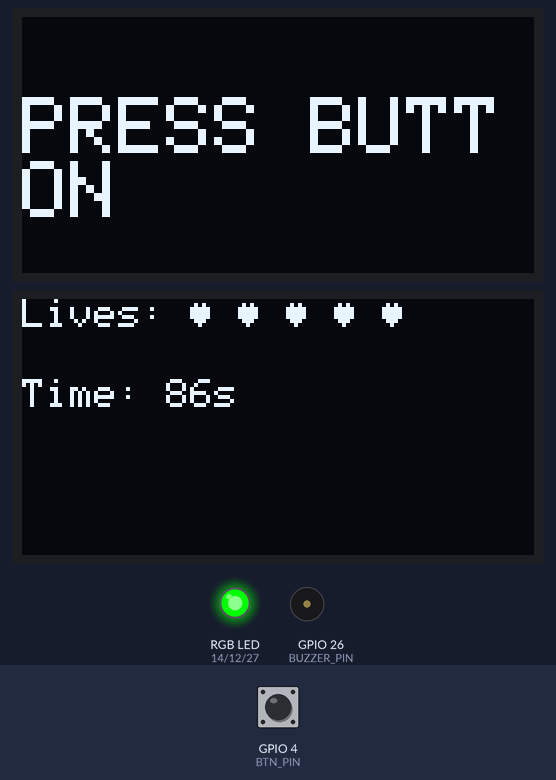
The sketch below on a simulated ESP32. Parts: 2 × 128×64 one-colour display, an RGB LED mixed from three pins (HIGH = lit), buzzer (waves = sounding, pin HIGH). Dashed ring = blinking. Inputs (shaded band) come from the test bench; at power-on: GPIO 4 (BTN_PIN) HIGH. Random numbers use the default seed unless the sketch sets one. At 16.2 s the program stops and its outputs stay as they are.

Above: at 3.3 s.
3.4 s: GPIO 4 (BTN_PIN) pulled LOW for 3.2 s
At 4.42 s:
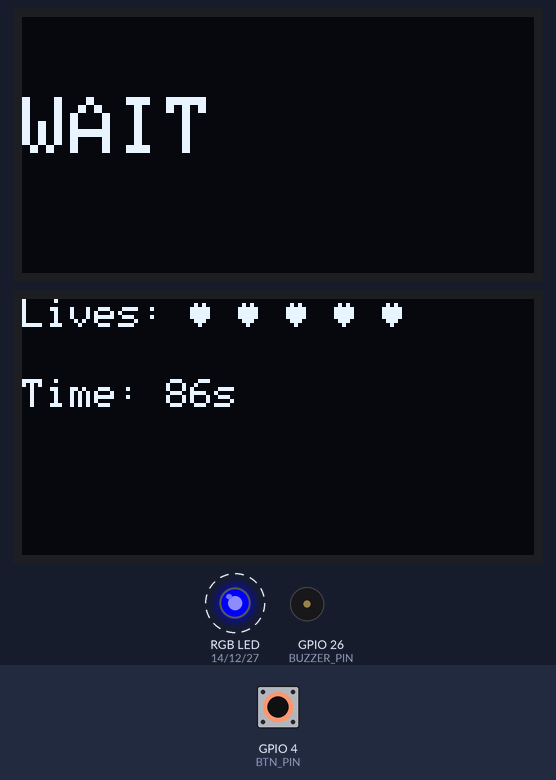
7.2 s: GPIO 4 (BTN_PIN) pulled LOW for 0.15 s
At 7.78 s:
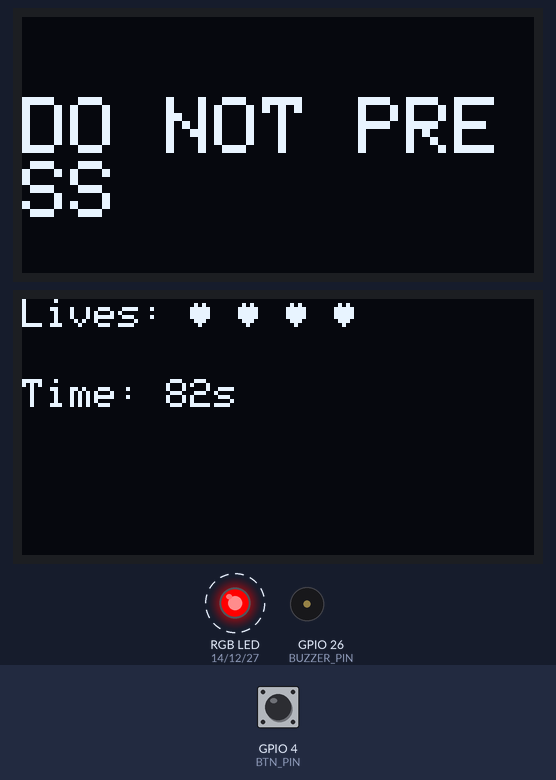
9.8 s: GPIO 4 (BTN_PIN) pulled LOW for 1 s
At 10.13 s:
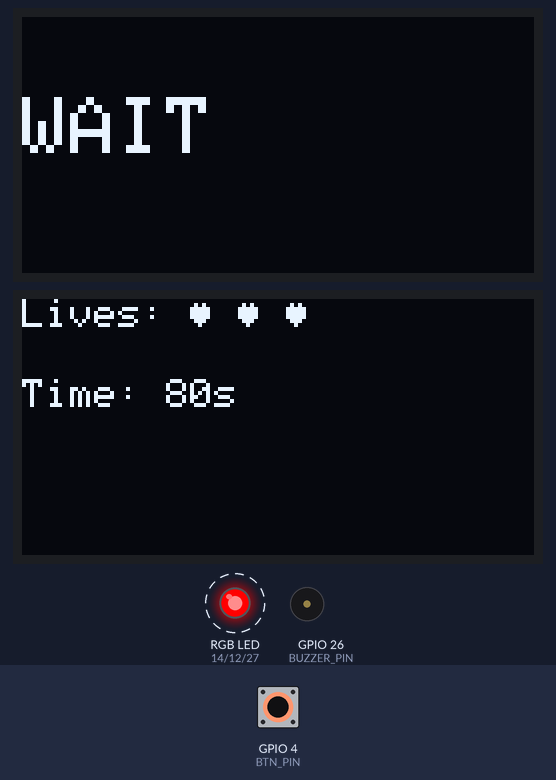
11.4 s: GPIO 4 (BTN_PIN) pulled LOW for 3.2 s
At 17.2 s:
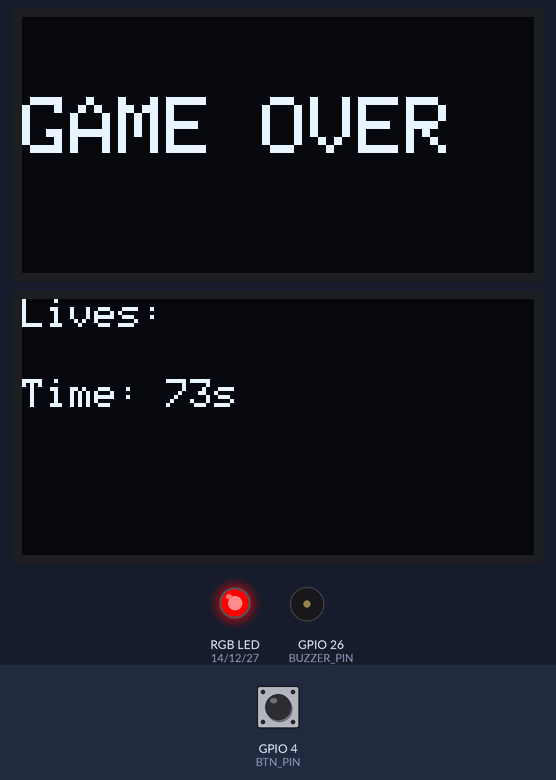
Timing chart, 0 to 17.7 s (numbered marks = the images above; inputs shaded):
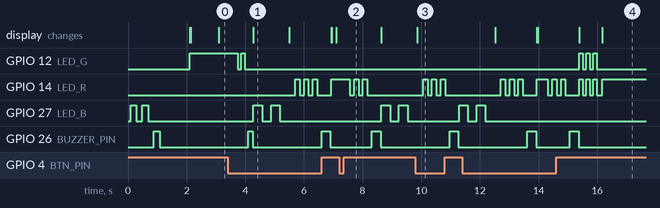

Measured:
- after the input at 3.4 s, GPIO 12 (LED_G): HIGH → LOW after 0.34 s, → HIGH 0.12 s later, → LOW 0.12 s later; GPIO 14 (LED_R): LOW → HIGH after 2.3 s, then repeats every 0.30 s: LOW 0.15 s, HIGH 0.15 s
- after the input at 7.2 s, GPIO 14 (LED_R): alternates HIGH for 0.15 s and LOW for 0.15 s, 5 changes in all, then stays LOW, starting after 0.36 s; GPIO 27 (LED_B): alternates HIGH for 0.30 s and LOW for 0.30 s, starting after 1.4 s; GPIO 26 (BUZZER_PIN): LOW → HIGH after 1.1 s, → LOW 0.30 s later
- after the input at 9.8 s, GPIO 14 (LED_R): alternates HIGH for 0.15 s and LOW for 0.15 s, 6 changes in all, then stays LOW, starting after 0.26 s; GPIO 27 (LED_B): LOW → HIGH after 1.5 s; GPIO 26 (BUZZER_PIN): LOW → HIGH after 1.2 s, → LOW 0.30 s later
- after the input at 11.4 s, GPIO 12 (LED_G): alternates HIGH for 0.12 s and LOW for 0.12 s, starting after 4.0 s; GPIO 14 (LED_R): LOW → HIGH after 1.3 s, → LOW 0.15 s later, → HIGH 0.15 s later, → LOW 0.15 s later, … (19 changes in this stretch); GPIO 26 (BUZZER_PIN): alternates HIGH for 0.30 s and LOW for 1.2 s, starting after 2.2 s
- what the display in image 1 shows lasts 1.2 s, from 4.3 s to 5.5 s

The sketch:

sketch.ino
```cpp
#include <Wire.h>
#include <Adafruit_GFX.h>
#include <Adafruit_SSD1306.h>

/* ---------------- OLED ---------------- */
#define SCREEN_WIDTH 128
#define SCREEN_HEIGHT 64

Adafruit_SSD1306 oledCmd(SCREEN_WIDTH, SCREEN_HEIGHT, &Wire, -1);
Adafruit_SSD1306 oledHUD(SCREEN_WIDTH, SCREEN_HEIGHT, &Wire, -1);

/* ---------------- PINS ---------------- */
#define BTN_PIN     4
#define BUZZER_PIN  26

#define LED_R 14
#define LED_G 12
#define LED_B 27

/* ---------------- GAME ---------------- */
int lives = 5;
unsigned long gameStart;
const unsigned long GAME_TIME = 90000;

String commands[] = {
  "PRESS BUTTON",
  "DO NOT PRESS",
  "PRESS FAST",
  "WAIT"
};

int currentCmd = 0;

/* ---------------- LED UTILS ---------------- */
void setRGB(bool r, bool g, bool b) {
  digitalWrite(LED_R, r);
  digitalWrite(LED_G, g);
  digitalWrite(LED_B, b);
}

void blinkRGB(bool r, bool g, bool b, int times, int d) {
  for (int i = 0; i < times; i++) {
    setRGB(r, g, b);
    delay(d);
    setRGB(0, 0, 0);
    delay(d);
  }
}

/* ---------------- BUZZER ---------------- */
void beep(int ms) {
  digitalWrite(BUZZER_PIN, HIGH);
  delay(ms);
  digitalWrite(BUZZER_PIN, LOW);
}

/* ---------------- DISPLAY ---------------- */
void showCommand(String text) {
  oledCmd.clearDisplay();
  oledCmd.setTextSize(2);
  oledCmd.setTextColor(SSD1306_WHITE);
  oledCmd.setCursor(0, 20);
  oledCmd.println(text);
  oledCmd.display();
}

void showHUD() {
  oledHUD.clearDisplay();
  oledHUD.setTextSize(1);
  oledHUD.setTextColor(SSD1306_WHITE);

  oledHUD.setCursor(0, 0);
  oledHUD.print("Lives: ");
  for (int i = 0; i < lives; i++) oledHUD.print("\x03 ");

  int remaining = (GAME_TIME - (millis() - gameStart)) / 1000;
  if (remaining < 0) remaining = 0;

  oledHUD.setCursor(0, 20);
  oledHUD.print("Time: ");
  oledHUD.print(remaining);
  oledHUD.print("s");

  oledHUD.display();
}

/* ---------------- GAME LOGIC ---------------- */
void nextCommand() {
  currentCmd = random(0, 4);
  showCommand(commands[currentCmd]);

  // LED indication per command
  if (commands[currentCmd] == "PRESS BUTTON") {
    setRGB(0, 1, 0); // GREEN
  }
  else if (commands[currentCmd] == "DO NOT PRESS") {
    setRGB(1, 0, 0); // RED
  }
  else if (commands[currentCmd] == "PRESS FAST") {
    blinkRGB(1, 1, 0, 3, 120); // YELLOW BLINK
  }
  else if (commands[currentCmd] == "WAIT") {
    blinkRGB(0, 0, 1, 2, 300); // BLUE SLOW BLINK
  }
}

void fail() {
  lives--;
  blinkRGB(1, 0, 0, 3, 150); // RED BLINK
  beep(300);
}

void success() {
  blinkRGB(0, 1, 0, 2, 120); // GREEN BLINK
  beep(150);
}

/* ---------------- SETUP ---------------- */
void setup() {
  pinMode(BTN_PIN, INPUT_PULLUP);
  pinMode(BUZZER_PIN, OUTPUT);

  pinMode(LED_R, OUTPUT);
  pinMode(LED_G, OUTPUT);
  pinMode(LED_B, OUTPUT);

  Wire.begin();

  oledCmd.begin(SSD1306_SWITCHCAPVCC, 0x3C);
  oledHUD.begin(SSD1306_SWITCHCAPVCC, 0x3D);

  randomSeed(millis());

  gameStart = millis();
  showCommand("START!");
  blinkRGB(0, 0, 1, 2, 200); // BLUE START BLINK
  beep(200);
  delay(1000);

  nextCommand();
}

/* ---------------- LOOP ---------------- */
void loop() {
  showHUD();

  if (lives <= 0) {
    showCommand("GAME OVER");
    setRGB(1, 0, 0);
    while (1);
  }

  if (millis() - gameStart > GAME_TIME) {
    showCommand("YOU WIN!");
    setRGB(0, 0, 1);
    beep(500);
    while (1);
  }

  if (digitalRead(BTN_PIN) == LOW) {
    delay(200);

    if (commands[currentCmd] == "PRESS BUTTON" ||
        commands[currentCmd] == "PRESS FAST") {
      success();
    } else {
      fail();
    }

    setRGB(0, 0, 0);
    nextCommand();
  }
}
```
